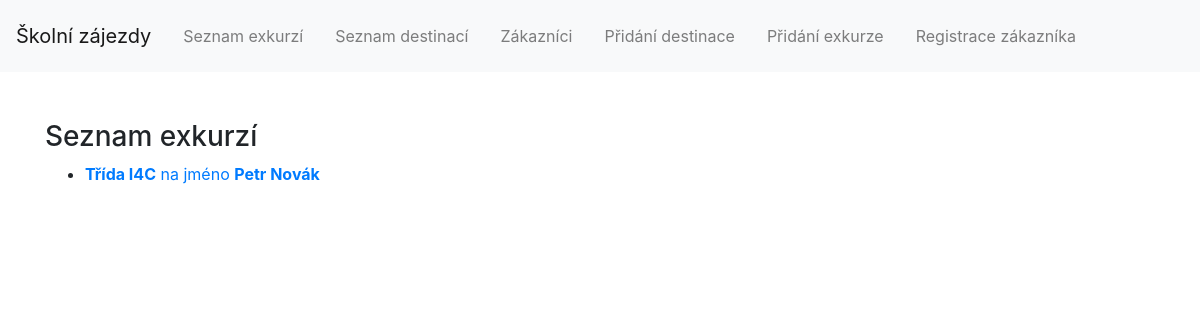
The app's page /excursions/, older data.
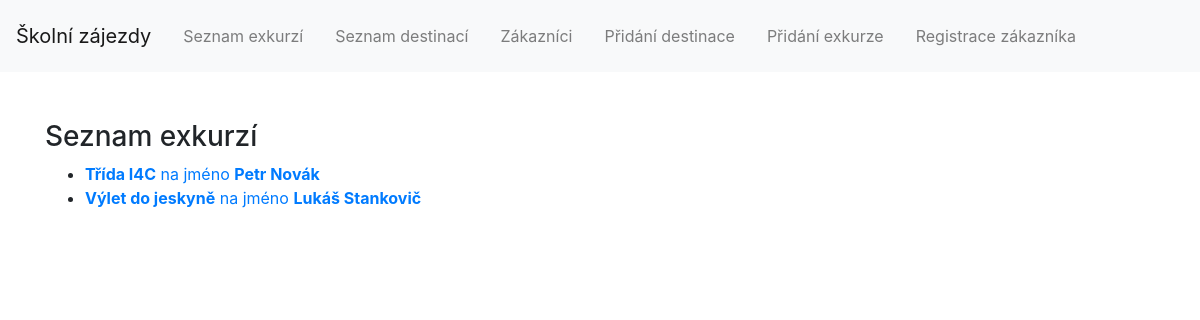
The same page, newer data.
### travel_agency/models.py (models this page shows, shortened)
class Excursion(models.Model):
    customer = models.ForeignKey(Customer, on_delete=models.CASCADE)
    destination = models.ForeignKey(Destination, on_delete=models.CASCADE)
    datetime = models.DateTimeField('excursion date')
    desc = models.CharField(max_length=255, default='')

class Customer(models.Model):
    name = models.CharField(max_length=200)
    surname = models.CharField(max_length=200)
    birthdate = models.DateField('birthdate')
    people = models.IntegerField()

### travel_agency/views.py (the view)
# urls.py: path('excursions/', views.excursions, name='excursions'),
def excursions(request):
    template = loader.get_template('travel_agency/excursions.html')
    all_excursions = Excursion.objects.all()
    context = {'all_excursions': all_excursions}
    return HttpResponse(template.render(context, request))

### travel_agency/templates/travel_agency/excursions.html (shortened to what this page needs)
{% extends "travel_agency/base.html" %}
{% block content %}
<div style="text-align:left">
{% if all_excursions %}
	<h3>Seznam exkurzí</h3>
	<ul>
	    {% for excursion in all_excursions %}
		<li><a href="/excursions/{{ excursion.id }}/"><strong>{{ excursion.desc }}</strong> na jméno <strong>{{ excursion.customer.name }} {{ excursion.customer.surname }}</strong></a>
	        </li>
	    {% endfor %}
	</ul>
{% else %}
	<h3>Nebyly nalezeny žádné exkurze.</h3>
{% endif %}
</div>
{% endblock %}

Row changes from the older to the newer data that the page shows:
added Excursion: desc "Výlet do jeskyně", customer.name "Lukáš", customer.surname "Stankovič"
